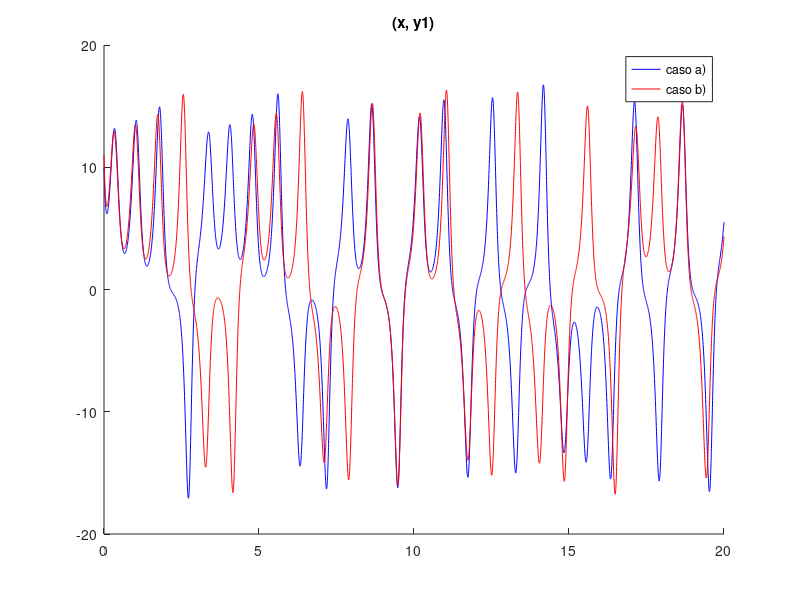
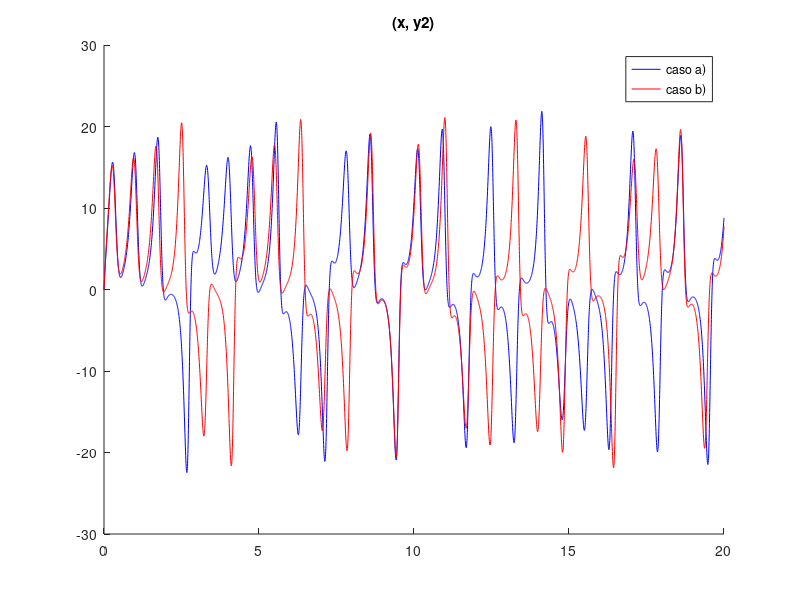
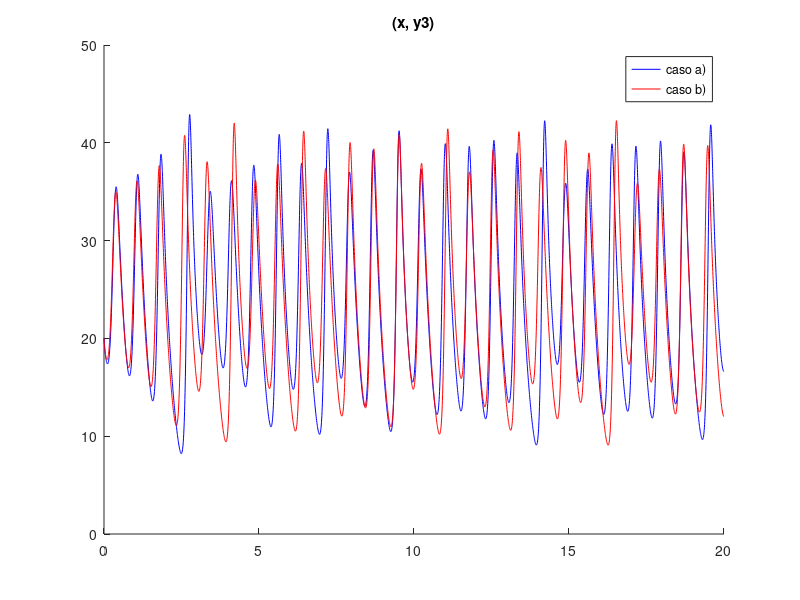
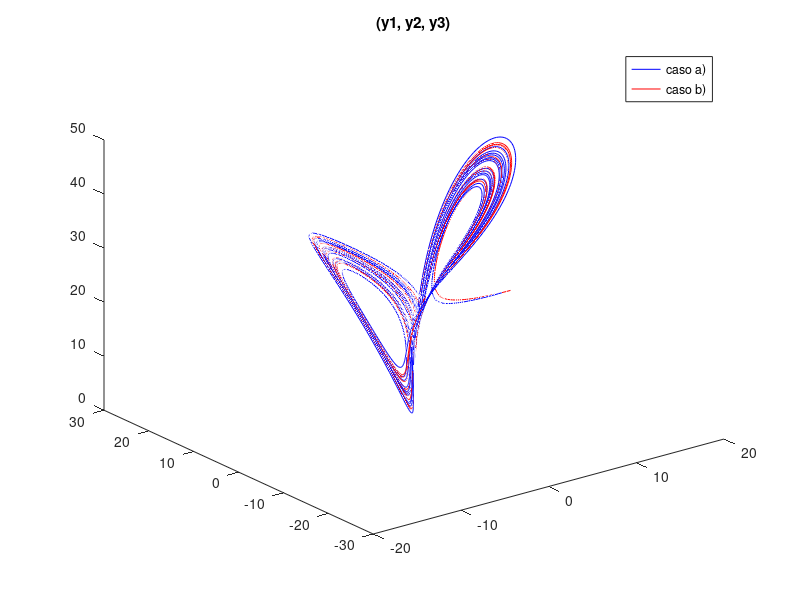

These figures' MATLAB source, in order:
fAL = @(x,y,sigma,r,b) [sigma*(y(2)-y(1));...
r*y(1)-y(2)-y(1)*y(3); y(1)*y(2)-b*y(3)];

sigma = 10; r = 28; b = 8/3;
y0=[10, 0, 20];
opz=odeset ("RelTol", 1e-6);
[x,y] = ode45(fAL,[0, 20],y0,opz,sigma,r,b);
y0=[11, 0, 20];
[a,b] = ode45(fAL,[0, 20],y0,opz,sigma,r,b);
hold on
plot(x,y(:,1), "b")
plot(a,b(:,1), "r")
legend("caso a)","caso b)")
title("(x, y1)")
print('-djpeg','6_2_1.jpeg');
clf
hold on
plot(x,y(:,2), "b")
plot(a,b(:,2), "r")
legend("caso a)","caso b)")
title("(x, y2)")
print('-djpeg','6_2_2.jpeg');
clf
hold on
plot(x,y(:,3), "b")
plot(a,b(:,3), "r")
legend("caso a)","caso b)")
title("(x, y3)")
print('-djpeg','6_2_3.jpeg');
clf
plot3(y(:,1),y(:,2),y(:,3), "b")
hold on
plot3(b(:,1),b(:,2),b(:,3), "r")
legend("caso a)","caso b)")
title("(y1, y2, y3)")
print('-djpeg','6_2_4.jpeg');
clf

%NOTE: notiamo che y1 e y2 si hanno comportamenti
%diversi per i due dati iniziali, mentre y3 ha un 
%comportamento più simile nelle due sperimentazioni
